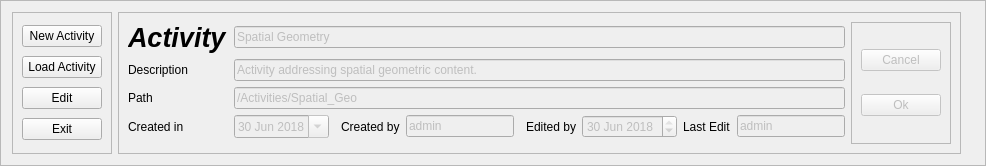
     <widget class="QFrame" name="frame_17">
      <property name="maximumSize">
       <size>
        <width>16777215</width>
        <height>161</height>
       </size>
      </property>
      <property name="frameShape">
       <enum>QFrame::StyledPanel</enum>
      </property>
      <property name="frameShadow">
       <enum>QFrame::Raised</enum>
      </property>
      <layout class="QGridLayout" name="gridLayout_13">
       <item row="0" column="0">
        <widget class="QFrame" name="frame_3">
         <property name="frameShape">
          <enum>QFrame::StyledPanel</enum>
         </property>
         <property name="frameShadow">
          <enum>QFrame::Raised</enum>
         </property>
         <layout class="QGridLayout" name="gridLayout_3">
          <item row="1" column="0">
           <widget class="QPushButton" name="loadactButton">
            <property name="text">
             <string>Load Activity</string>
            </property>
            <property name="shortcut">
             <string>Ctrl+L</string>
            </property>
           </widget>
          </item>
          <item row="3" column="0">
           <widget class="QPushButton" name="exitButton">
            <property name="text">
             <string>Exit</string>
            </property>
            <property name="shortcut">
             <string>Ctrl+Q</string>
            </property>
           </widget>
          </item>
          <item row="2" column="0">
           <widget class="QPushButton" name="editButton">
            <property name="enabled">
             <bool>true</bool>
            </property>
            <property name="text">
             <string>Edit</string>
            </property>
            <property name="shortcut">
             <string>Ctrl+E</string>
            </property>
           </widget>
          </item>
          <item row="0" column="0">
           <widget class="QPushButton" name="newButton">
            <property name="text">
             <string>New Activity</string>
            </property>
            <property name="shortcut">
             <string>Ctrl+N</string>
            </property>
           </widget>
          </item>
         </layout>
        </widget>
       </item>
       <item row="0" column="1">
        <widget class="QFrame" name="frame">
         <property name="frameShape">
          <enum>QFrame::StyledPanel</enum>
         </property>
         <property name="frameShadow">
          <enum>QFrame::Raised</enum>
         </property>
         <layout class="QGridLayout" name="gridLayout_2">
          <item row="1" column="0">
           <widget class="QLabel" name="label">
            <property name="text">
             <string>Description</string>
            </property>
           </widget>
          </item>
          <item row="0" column="1" colspan="9">
           <widget class="QLineEdit" name="name_lineEdit">
            <property name="enabled">
             <bool>false</bool>
            </property>
            <property name="text">
             <string>Spatial Geometry</string>
            </property>
           </widget>
          </item>
          <item row="0" column="10" rowspan="5">
           <widget class="QFrame" name="frame_46">
            <property name="frameShape">
             <enum>QFrame::StyledPanel</enum>
            </property>
            <property name="frameShadow">
             <enum>QFrame::Raised</enum>
            </property>
            <layout class="QVBoxLayout" name="verticalLayout_10">
             <item>
              <widget class="QPushButton" name="pushButton_3">
               <property name="enabled">
                <bool>false</bool>
               </property>
               <property name="text">
                <string>Cancel</string>
               </property>
              </widget>
             </item>
             <item>
              <widget class="QPushButton" name="pushButton_2">
               <property name="enabled">
                <bool>false</bool>
               </property>
               <property name="text">
                <string>Ok</string>
               </property>
              </widget>
             </item>
            </layout>
           </widget>
          </item>
          <item row="1" column="1" colspan="9">
           <widget class="QLineEdit" name="desc_lineEdit">
            <property name="enabled">
             <bool>false</bool>
            </property>
            <property name="text">
             <string>Activity addressing spatial geometric content.</string>
            </property>
           </widget>
          </item>
          <item row="2" column="1" colspan="9">
           <widget class="QLineEdit" name="path_lineEdit">
            <property name="enabled">
             <bool>false</bool>
            </property>
            <property name="text">
             <string>/Activities/Spatial_Geo</string>
            </property>
           </widget>
          </item>
          <item row="2" column="0">
           <widget class="QLabel" name="label_2">
            <property name="text">
             <string>Path</string>
            </property>
           </widget>
          </item>
          <item row="0" column="0">
           <widget class="QLabel" name="activity">
            <property name="font">
             <font>
              <pointsize>20</pointsize>
              <weight>75</weight>
              <italic>true</italic>
              <bold>true</bold>
             </font>
            </property>
            <property name="text">
             <string>Activity</string>
            </property>
           </widget>
          </item>
          <item row="3" column="9">
           <widget class="QLineEdit" name="edited_lineEdit">
            <property name="enabled">
             <bool>false</bool>
            </property>
            <property name="text">
             <string>admin</string>
            </property>
           </widget>
          </item>
          <item row="3" column="7">
           <widget class="QDateEdit" name="edited_date">
            <property name="enabled">
             <bool>false</bool>
            </property>
            <property name="date">
             <date>
              <year>2018</year>
              <month>6</month>
              <day>30</day>
             </date>
            </property>
           </widget>
          </item>
          <item row="3" column="8">
           <widget class="QLabel" name="label_5">
            <property name="text">
             <string>Last Edit</string>
            </property>
           </widget>
          </item>
          <item row="3" column="6">
           <widget class="QLabel" name="label_7">
            <property name="text">
             <string>Edited by</string>
            </property>
           </widget>
          </item>
          <item row="3" column="3">
           <widget class="QLabel" name="label_6">
            <property name="text">
             <string>Created by</string>
            </property>
           </widget>
          </item>
          <item row="3" column="4">
           <widget class="QLineEdit" name="created_lineEdit">
            <property name="enabled">
             <bool>false</bool>
            </property>
            <property name="text">
             <string>admin</string>
            </property>
           </widget>
          </item>
          <item row="3" column="1">
           <widget class="QDateEdit" name="created_date">
            <property name="enabled">
             <bool>false</bool>
            </property>
            <property name="date">
             <date>
              <year>2018</year>
              <month>6</month>
              <day>30</day>
             </date>
            </property>
            <property name="calendarPopup">
             <bool>true</bool>
            </property>
           </widget>
          </item>
          <item row="3" column="0">
           <widget class="QLabel" name="label_4">
            <property name="text">
             <string>Created in</string>
            </property>
           </widget>
          </item>
         </layout>
        </widget>
       </item>
       <item row="0" column="2">
        <widget class="QLabel" name="label_27">
         <property name="text">
          <string/>
         </property>
         <property name="pixmap">
          <pixmap resource="imgs.qrc">:/imgs/pencil.png</pixmap>
         </property>
         <property name="scaledContents">
          <bool>true</bool>
         </property>
        </widget>
       </item>
      </layout>
     </widget>
